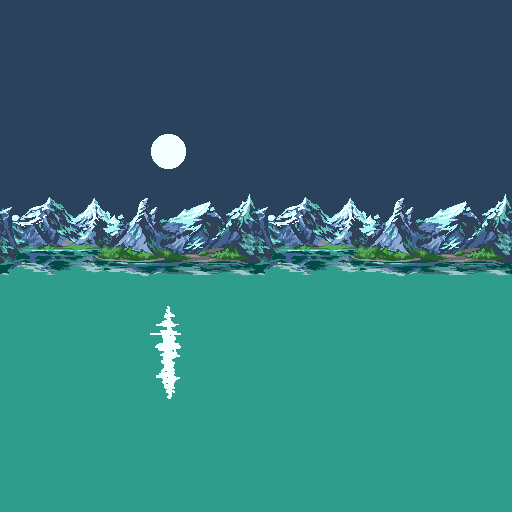

The image is a tile-based game level rendered from a .tmx file. Its description and source (layers, tilesets, objects; grid data summarised) follow:
An orthogonal 32x32 tile map with 16x16 px tiles, 2 tile layers (bg, moon), 2 tilesets.

<map version="1.0" orientation="orthogonal" width="32" height="32" tilewidth="16" tileheight="16">
 <tileset firstgid="1" name="bg" tilewidth="16" tileheight="16">
  <image source="bg.bmp" trans="6f6d51" width="256" height="96" />
 </tileset>
 <tileset firstgid="97" name="moon" tilewidth="16" tileheight="16">
  <image source="moon.bmp" trans="6f6d51" width="48" height="144" />
 </tileset>
 <layer name="bg" width="32" height="32">
  <data>[1024 cells, 1024 non-empty, 96 distinct tile ids]</data>
 </layer>
 <layer name="moon" width="32" height="32">
  <data>[1024 cells, 27 non-empty, 27 distinct tile ids]</data>
 </layer>
</map>
